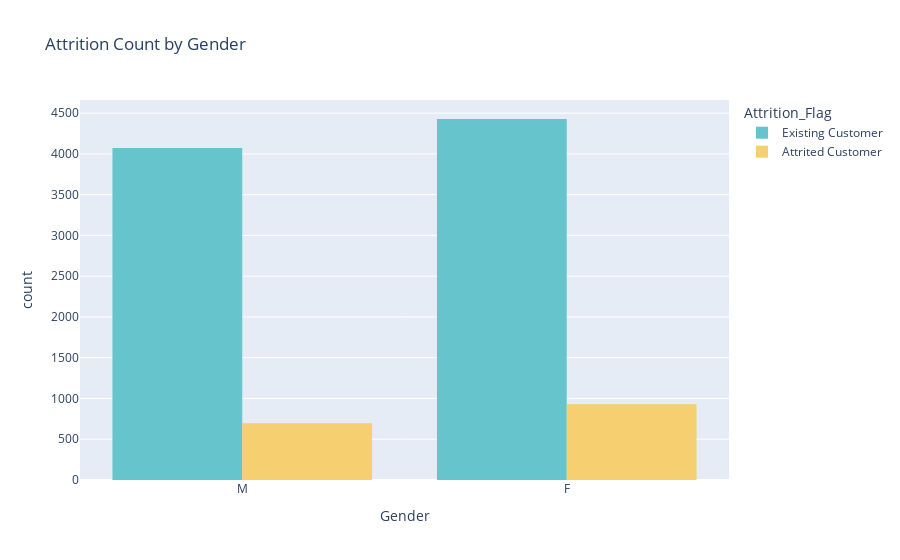
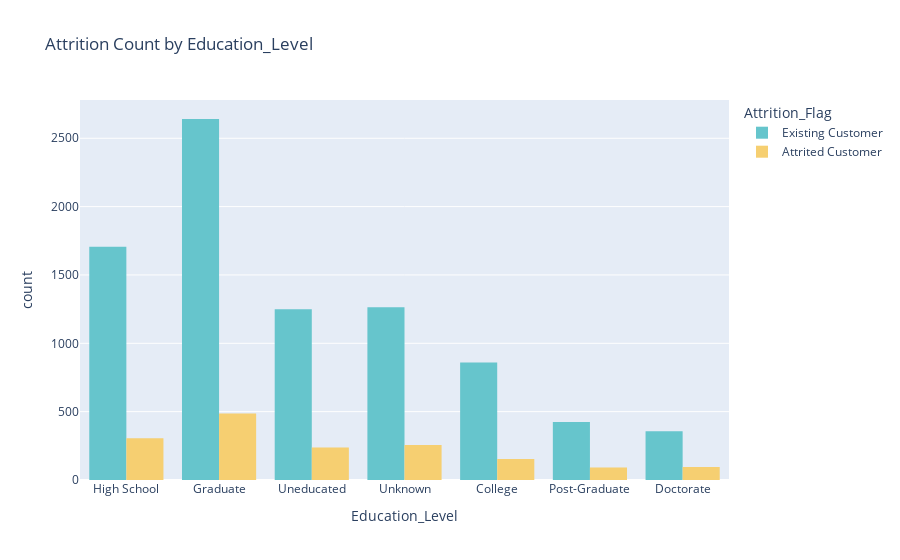
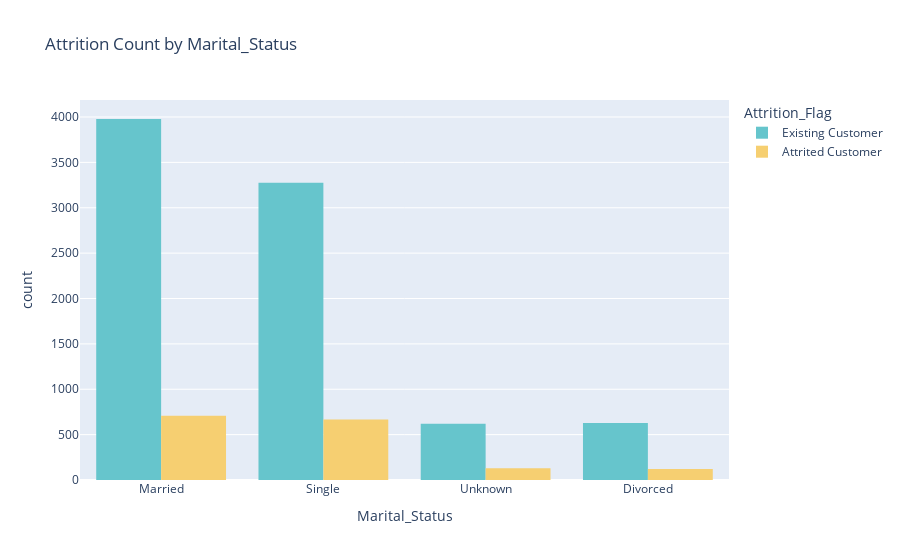
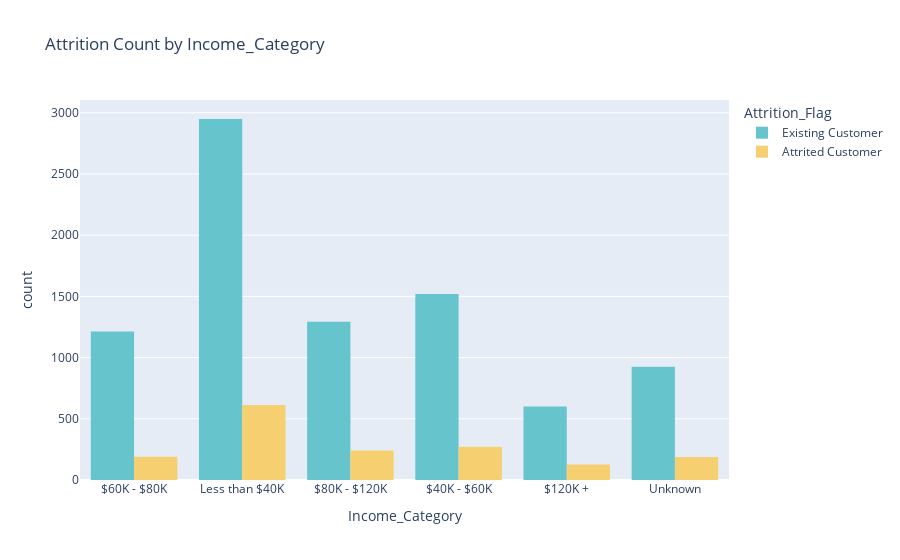

Notebook source saved alongside these figures, in order:
### Markdown cell above
### Question 3: How does churn vary across different demographic groups?

Now we look at the relationship between demographics and the `Attrition_Flag`.

### Code cell
# Using Plotly for interactive categorical plots
demographic_cols = ['Gender', 'Education_Level', 'Marital_Status', 'Income_Category']

for col in demographic_cols:
    fig = px.histogram(df_cleaned, x=col, color='Attrition_Flag', 
                       barmode='group', 
                       title=f'Attrition Count by {col}',
                       color_discrete_sequence=px.colors.qualitative.Pastel)
    fig.show()

### Figure 1 — Plotly figure (JSON) as saved in the notebook; plotly's stock layout.template omitted (floating-point values rounded to 4 significant figures; data arrays with more than 128 entries replaced by an {"elided": "..."} marker saying what was removed)
{"data": [{"alignmentgroup": "True", "bingroup": "x", "hovertemplate": "Attrition_Flag=Existing Customer<br>Gender=%{x}<br>count=%{y}<extra></extra>", "legendgroup": "Existing Customer", "marker": {"color": "rgb(102, 197, 204)", "pattern": {"shape": ""}}, "name": "Existing Customer", "offsetgroup": "Existing Customer", "orientation": "v", "showlegend": true, "type": "histogram", "x": {"elided": "8500 str values"}, "xaxis": "x", "yaxis": "y"}, {"alignmentgroup": "True", "bingroup": "x", "hovertemplate": "Attrition_Flag=Attrited Customer<br>Gender=%{x}<br>count=%{y}<extra></extra>", "legendgroup": "Attrited Customer", "marker": {"color": "rgb(246, 207, 113)", "pattern": {"shape": ""}}, "name": "Attrited Customer", "offsetgroup": "Attrited Customer", "orientation": "v", "showlegend": true, "type": "histogram", "x": {"elided": "1627 str values"}, "xaxis": "x", "yaxis": "y"}], "layout": {"barmode": "group", "legend": {"title": {"text": "Attrition_Flag"}, "tracegroupgap": 0}, "title": {"text": "Attrition Count by Gender"}, "xaxis": {"anchor": "y", "domain": [0, 1], "title": {"text": "Gender"}}, "yaxis": {"anchor": "x", "domain": [0, 1], "title": {"text": "count"}}}}

### Figure 2 — Plotly figure (JSON) as saved in the notebook; plotly's stock layout.template omitted (floating-point values rounded to 4 significant figures; data arrays with more than 128 entries replaced by an {"elided": "..."} marker saying what was removed)
{"data": [{"alignmentgroup": "True", "bingroup": "x", "hovertemplate": "Attrition_Flag=Existing Customer<br>Education_Level=%{x}<br>count=%{y}<extra></extra>", "legendgroup": "Existing Customer", "marker": {"color": "rgb(102, 197, 204)", "pattern": {"shape": ""}}, "name": "Existing Customer", "offsetgroup": "Existing Customer", "orientation": "v", "showlegend": true, "type": "histogram", "x": {"elided": "8500 str values"}, "xaxis": "x", "yaxis": "y"}, {"alignmentgroup": "True", "bingroup": "x", "hovertemplate": "Attrition_Flag=Attrited Customer<br>Education_Level=%{x}<br>count=%{y}<extra></extra>", "legendgroup": "Attrited Customer", "marker": {"color": "rgb(246, 207, 113)", "pattern": {"shape": ""}}, "name": "Attrited Customer", "offsetgroup": "Attrited Customer", "orientation": "v", "showlegend": true, "type": "histogram", "x": {"elided": "1627 str values"}, "xaxis": "x", "yaxis": "y"}], "layout": {"barmode": "group", "legend": {"title": {"text": "Attrition_Flag"}, "tracegroupgap": 0}, "title": {"text": "Attrition Count by Education_Level"}, "xaxis": {"anchor": "y", "domain": [0, 1], "title": {"text": "Education_Level"}}, "yaxis": {"anchor": "x", "domain": [0, 1], "title": {"text": "count"}}}}

### Figure 3 — Plotly figure (JSON) as saved in the notebook; plotly's stock layout.template omitted (floating-point values rounded to 4 significant figures; data arrays with more than 128 entries replaced by an {"elided": "..."} marker saying what was removed)
{"data": [{"alignmentgroup": "True", "bingroup": "x", "hovertemplate": "Attrition_Flag=Existing Customer<br>Marital_Status=%{x}<br>count=%{y}<extra></extra>", "legendgroup": "Existing Customer", "marker": {"color": "rgb(102, 197, 204)", "pattern": {"shape": ""}}, "name": "Existing Customer", "offsetgroup": "Existing Customer", "orientation": "v", "showlegend": true, "type": "histogram", "x": {"elided": "8500 str values"}, "xaxis": "x", "yaxis": "y"}, {"alignmentgroup": "True", "bingroup": "x", "hovertemplate": "Attrition_Flag=Attrited Customer<br>Marital_Status=%{x}<br>count=%{y}<extra></extra>", "legendgroup": "Attrited Customer", "marker": {"color": "rgb(246, 207, 113)", "pattern": {"shape": ""}}, "name": "Attrited Customer", "offsetgroup": "Attrited Customer", "orientation": "v", "showlegend": true, "type": "histogram", "x": {"elided": "1627 str values"}, "xaxis": "x", "yaxis": "y"}], "layout": {"barmode": "group", "legend": {"title": {"text": "Attrition_Flag"}, "tracegroupgap": 0}, "title": {"text": "Attrition Count by Marital_Status"}, "xaxis": {"anchor": "y", "domain": [0, 1], "title": {"text": "Marital_Status"}}, "yaxis": {"anchor": "x", "domain": [0, 1], "title": {"text": "count"}}}}

### Figure 4 — Plotly figure (JSON) as saved in the notebook; plotly's stock layout.template omitted (floating-point values rounded to 4 significant figures; data arrays with more than 128 entries replaced by an {"elided": "..."} marker saying what was removed)
{"data": [{"alignmentgroup": "True", "bingroup": "x", "hovertemplate": "Attrition_Flag=Existing Customer<br>Income_Category=%{x}<br>count=%{y}<extra></extra>", "legendgroup": "Existing Customer", "marker": {"color": "rgb(102, 197, 204)", "pattern": {"shape": ""}}, "name": "Existing Customer", "offsetgroup": "Existing Customer", "orientation": "v", "showlegend": true, "type": "histogram", "x": {"elided": "8500 str values"}, "xaxis": "x", "yaxis": "y"}, {"alignmentgroup": "True", "bingroup": "x", "hovertemplate": "Attrition_Flag=Attrited Customer<br>Income_Category=%{x}<br>count=%{y}<extra></extra>", "legendgroup": "Attrited Customer", "marker": {"color": "rgb(246, 207, 113)", "pattern": {"shape": ""}}, "name": "Attrited Customer", "offsetgroup": "Attrited Customer", "orientation": "v", "showlegend": true, "type": "histogram", "x": {"elided": "1627 str values"}, "xaxis": "x", "yaxis": "y"}], "layout": {"barmode": "group", "legend": {"title": {"text": "Attrition_Flag"}, "tracegroupgap": 0}, "title": {"text": "Attrition Count by Income_Category"}, "xaxis": {"anchor": "y", "domain": [0, 1], "title": {"text": "Income_Category"}}, "yaxis": {"anchor": "x", "domain": [0, 1], "title": {"text": "count"}}}}
